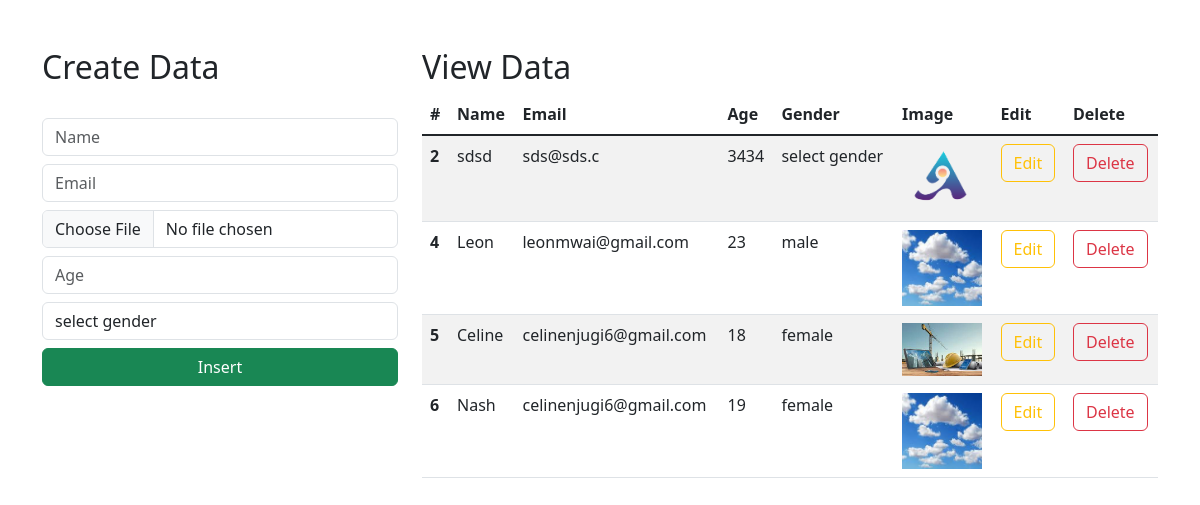
The page / on the database its author committed.
### app/models.py (models this page shows, shortened)
class Student(models.Model):
    name = models.CharField(max_length=25, blank=False, null=False)
    email = models.EmailField()
    age = models.IntegerField()
    gender = models.CharField(max_length=25, blank=False, null=False)
    image = models.ImageField(upload_to='uploads/images', default="logo.png")

### app/views.py (the view)
# urls.py: path('', views.index, name="index"),
def index(request):
    data = Student.objects.all()
    context = {"data": data}
    return render(request, "index.html", context)

### app/templates/index.html (shortened to what this page needs)
<!doctype html>
<html lang="en">
    <link href="https://cdn.jsdelivr.net/npm/bootstrap@5.3.0-alpha1/dist/css/bootstrap.min.css" rel="stylesheet">
  <head>
  </head>
  <body>
      <div class="container mt-5">
        <div class="row">
            <div class="col-md-4">
                <h2>Create Data</h2>
                <br>
                <form action="/insert" method="post" enctype="multipart/form-data">
                    <div class="form-group">
                        <input type="text" class="form-control" placeholder="Name" name="name" required>
                    </div>
                    <div class="form-group">
                        <input type="email" class="form-control  mt-2" placeholder="Email" name="email" required>
                    </div>
                    <div class="form-group">
                        <input type="file" class="form-control  mt-2" placeholder="Age" name="image" required>
                    </div>
                    <div class="form-group">
                        <input type="number" class="form-control  mt-2" placeholder="Age" name="age" required>
                    </div>
                    <div class="form-group mt-2">
                        <select id="gender" name="gender" class="form-control" required>
                            <option selected value="">select gender</option>
                        </select>
                    </div>
                    <div class="d-grid gap-2">
                        <button class="btn btn-success mt-2" type="submit">Insert</button>
                    </div>
                </form>
            </div>
            <div class="col-md-8">
                <h2>View Data</h2>
                <table class="table table-striped table-hover">
                    <thead>
                      <tr>
                        <th scope="col">#</th>
                        <th scope="col">Name</th>
                        <th scope="col">Email</th>
                        <th scope="col">Age</th>
                        <th scope="col">Gender</th>
                          <th scope="col">Image</th>
                        <th scope="col">Edit</th>
                        <th scope="col">Delete</th>
                      </tr>
                    </thead>
                    <tbody class="table-group-divider">
                    {% for d in data %}
                      <tr>
                        <th scope="row">{{d.id}}</th>
                        <td>{{d.name}}</td>
                        <td>{{d.email}}</td>
                        <td>{{d.age}}</td>
                        <td>{{d.gender}}</td>
                          <td >
                              <img width="80px" src="media/{{ d.image }}" alt="{{ d.image }}">
                          </td>
                        <td><a href="/update/{{d.id}}" type="button" class="btn btn-outline-warning">Edit</a></td>
                        <td><a href="/delete/{{d.id}}" type="button" class="btn btn-outline-danger">Delete</a></td>
                      </tr>
                    {% endfor %}
                    </tbody>
                  </table>
            </div>
        </div>
      </div>
  </body>
</html>

### rows shown on the page
Student: id "2", name "sdsd", email "sds@sds.c", age "3434", gender "select gender", image (picture)
Student: id "4", name "Leon", email "leonmwai@gmail.com", age "23", gender "male", image (picture)
Student: id "5", name "Celine", email "celinenjugi6@gmail.com", age "18", gender "female", image (picture)
Student: id "6", name "Nash", email "celinenjugi6@gmail.com", age "19", gender "female", image (picture)
